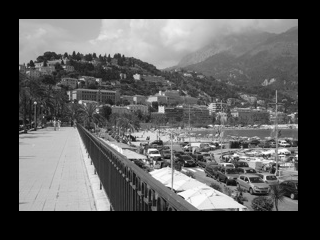
#> input picture texture synthesis and image inpainting/test_im1.bmp, 320 x 240 px
$ python OLD2_fill_in_gapsOLD.py   (older library calls are emulated)
#> lines starting #> are read from the running program, lines starting #| are printed output that depends on the picture
# -*- coding: utf-8 -*-
"""
Created on Mon Mar 27 05:44:10 2017

@author: blerta
"""

from skimage import io, exposure, feature
import numpy as np
from sklearn.metrics import confusion_matrix
from scipy.spatial.distance import cdist
from skimage import io#, exposure
import matplotlib.pyplot as plt
#rom train import train
import os
import scipy
import math
import operator
import random
import scipy.ndimage as ndi
import matplotlib.pyplot as plt
import matplotlib.patches as patches
from PIL import Image
import numpy as np
import scipy.misc


def my_gaussian_filter(sz):
#> called with sz = 11
    fltr = np.zeros((sz,sz))
    delta = sz/2
    sigma=0.2
    for ii in range(0,sz):
        for jj in range(0,sz):
            x = ii-delta
            y = jj-delta
            fltr[ii][jj] = (1/(2*3.14*sigma))*np.exp((-x*x-y*y)/2*sigma*sigma)
    return fltr

def find_pixel_value(x, y, i_img, o_img, ws):
    a = np.ones((ws,ws))
    leap = ws/2
    pxl_area = o_img[x-leap:x+leap+1, y-leap:y+leap+1]
    all_neighbor_distances = {}
    all_pixels = {}
    #print ws
    for ii in range(0,i_img.shape[0]-ws):
        for jj in range(0,i_img.shape[1]-ws):
            patch_area = i_img[ii:ii+ws, jj:jj + ws]
            if (pxl_area.shape[0] == patch_area.shape[0]) and ( pxl_area.shape[1] == patch_area.shape[1]):
                mask = np.copy(pxl_area)
                mask[mask>0]=1
                patch_area = patch_area*mask
                diff_area = pxl_area*a-patch_area
                sq_diff_area = diff_area*a*diff_area#np.multiply(diff_area,diff_area)#[x**2 for x in diff_area]
                filtered = sq_diff_area*a*the_filter*mask
                all_neighbor_distances[(ii,jj)] = np.sum(filtered)

                all_pixels[(ii,jj)] = i_img[ii + leap + 1,jj + leap + 1]
            else:
                return 0
    sorted_dict = sorted(all_neighbor_distances.items(), key=operator.itemgetter(1))
    min_val = sorted_dict[0][1]
    if min_val == 0:
        d = dict((k, v) for k, v in all_neighbor_distances.items() if v == 0)
    else:
        threshold = 1.1
        d = dict((k, v) for k, v in all_neighbor_distances.items() if v < threshold*min_val)
    a_key =  random.choice(d.keys())

    return all_pixels[a_key]


window_size = 11#5
#window_size = 19#9
#window_size = 23#11
padding=20
the_filter = my_gaussian_filter(window_size)

filename = 'test_im1.bmp'
#filename = 'test_blerta.bmp'


img=io.imread(filename)
#> img is the input picture: shape (240, 320); min 0, max 255, mean 88
#img1 = np.copy(img[0:149][0:img.shape[1]])
#img2 = np.copy(img[190:img.shape[0]][0:img.shape[1]])
imgFrom = img[18:211,19:298]
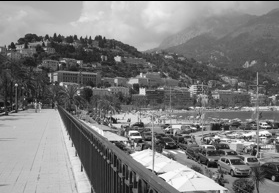
#> imgFrom: shape (193, 279); min 0, max 255, mean 125.5
img = np.pad(img,pad_width=padding, mode='constant', constant_values=0)
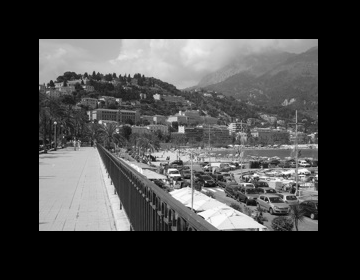
#> img: shape (280, 360); min 0, max 255, mean 67


for ii in range(211+padding,240+padding):#180+padding   154
    for jj in range(19+padding,img.shape[1]-padding-1):
#> (the run stopped early here; a loop or call above may not have finished)

$ run again, with texture synthesis and image inpainting/test_im2.bmp copied over texture synthesis and image inpainting/test_im1.bmp
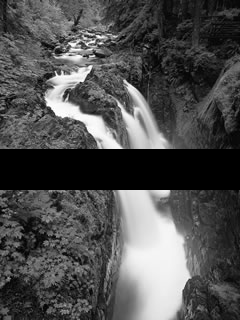
#> input picture texture synthesis and image inpainting/test_im2.bmp, 240 x 320 px
#> img is the input picture: shape (320, 240); min 0, max 255, mean 79.3
#> `imgFrom = img[18:211,19:298]`:
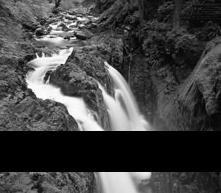
#> imgFrom: shape (193, 221); min 0, max 255, mean 68.9
#> `img = np.pad(img,pad_width=padding, mode='constant', constant_values=0)`:
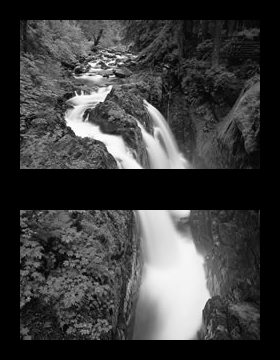
#> img: shape (360, 280); min 0, max 255, mean 60.4

$ run again, with texture synthesis and image inpainting/4_museum_da_man_11.jpg saved as texture synthesis and image inpainting/test_im1.bmp
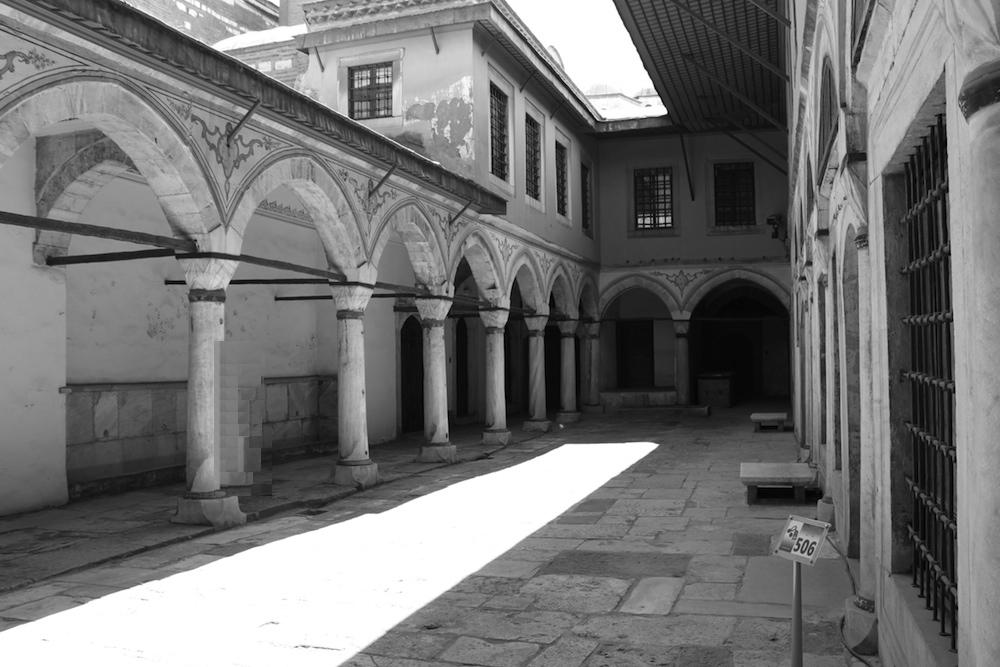
#> input picture texture synthesis and image inpainting/4_museum_da_man_11.jpg, 1000 x 667 px
#> img is the input picture: shape (667, 1000); min 0, max 255, mean 116.1
#> `imgFrom = img[18:211,19:298]`:
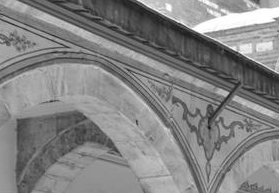
#> imgFrom: shape (193, 279); min 17, max 255, mean 131.8
#> `img = np.pad(img,pad_width=padding, mode='constant', constant_values=0)`:
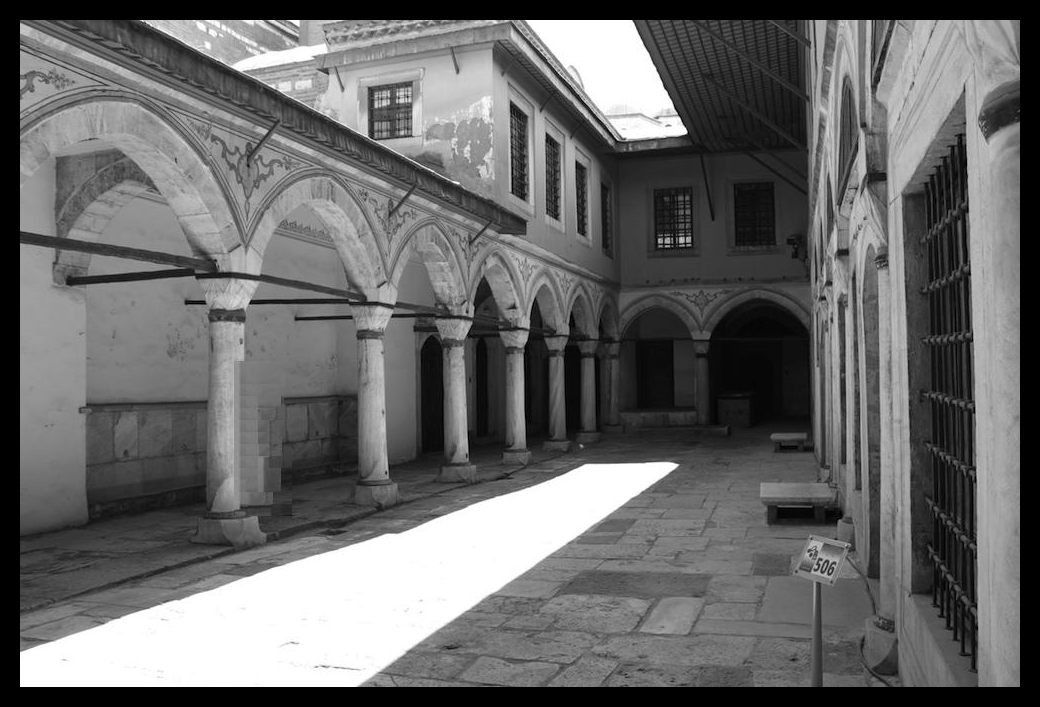
#> img: shape (707, 1040); min 0, max 255, mean 105.4
